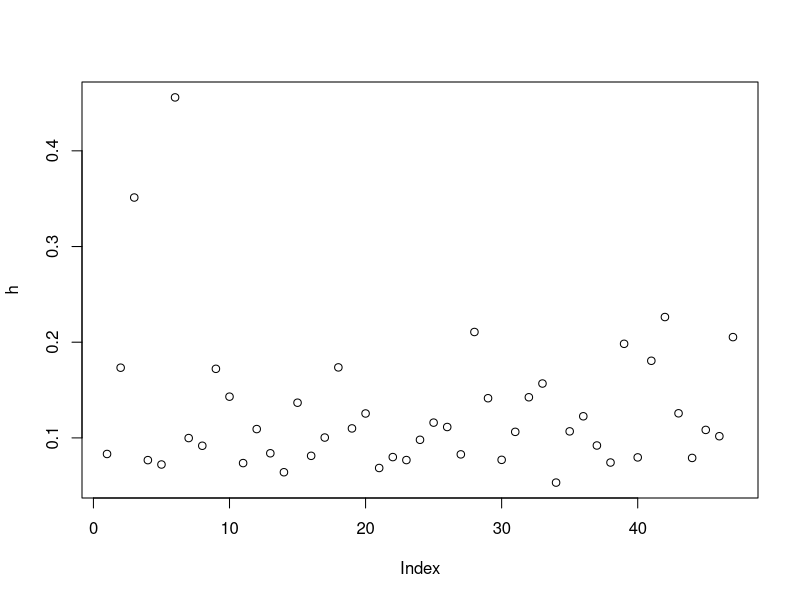
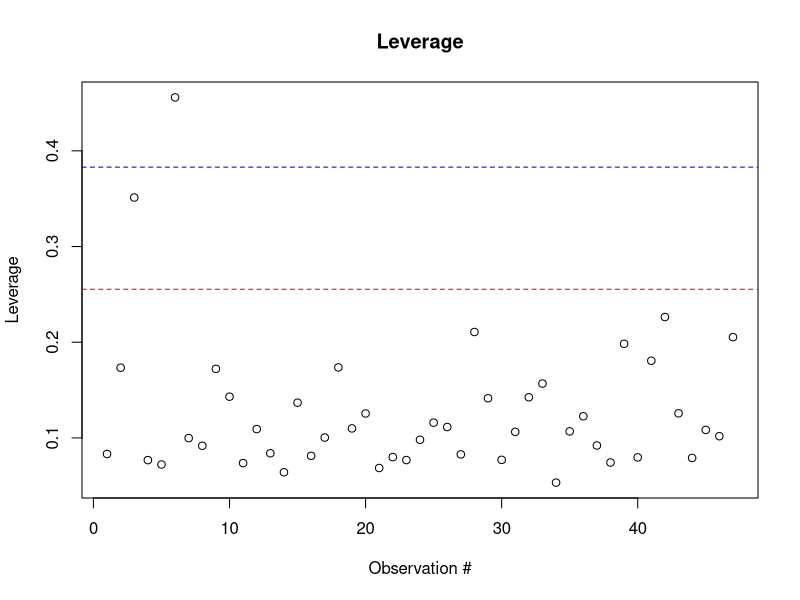
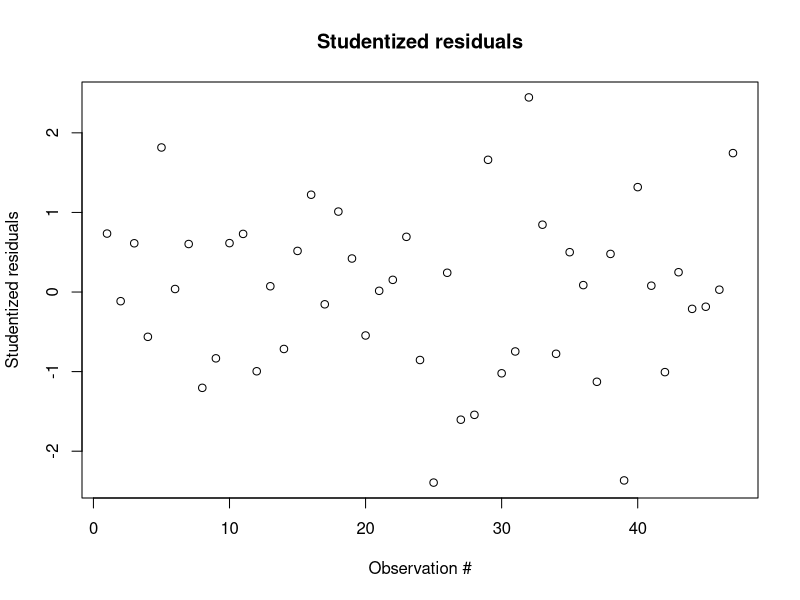

Source code (R) for these figures, in order: (Note: this script raises an error after producing the figures.)
## Import needed libraries and data
library(reshape2)
library(ggplot2)
require(gridExtra)

swiss=read.table('swiss.txt',header=TRUE,sep='\t')

## Linear System
lm_full = lm(Fertility~., data=swiss)
h = lm.influence(lm_full)$hat
plot(h)

p = length(lm_full$coefficients)
n = length(swiss[,1])
thresh2=2*p/n
thresh3=3*p/n
plot(h,xlab='Observation #',ylab='Leverage',main='Leverage')
abline(h=thresh2,lty=2,col="red")
abline(h=thresh3,lty=2,col="blue")
which(h>thresh2)

r=lm_full$residuals/(summary(lm_full)$sigma * sqrt(1-h))
t=r*sqrt((n-p-1)/(n-p-r^2))
plot(t,xlab='Observation #',ylab='Studentized residuals',main='Studentized residuals')
which(t > 2)
which(t < -2)

x=model.matrix(lm_full, )
D1=(1/p)*r^2*h/(1-h)
plot(x,D1,ylab='Cook\'s distance',main='Cook\'s distance')
plot(D1,xlab='Observation #',ylab='Cook\'s distance',main='Cook\'s distance')
which(D1 >0.1)
